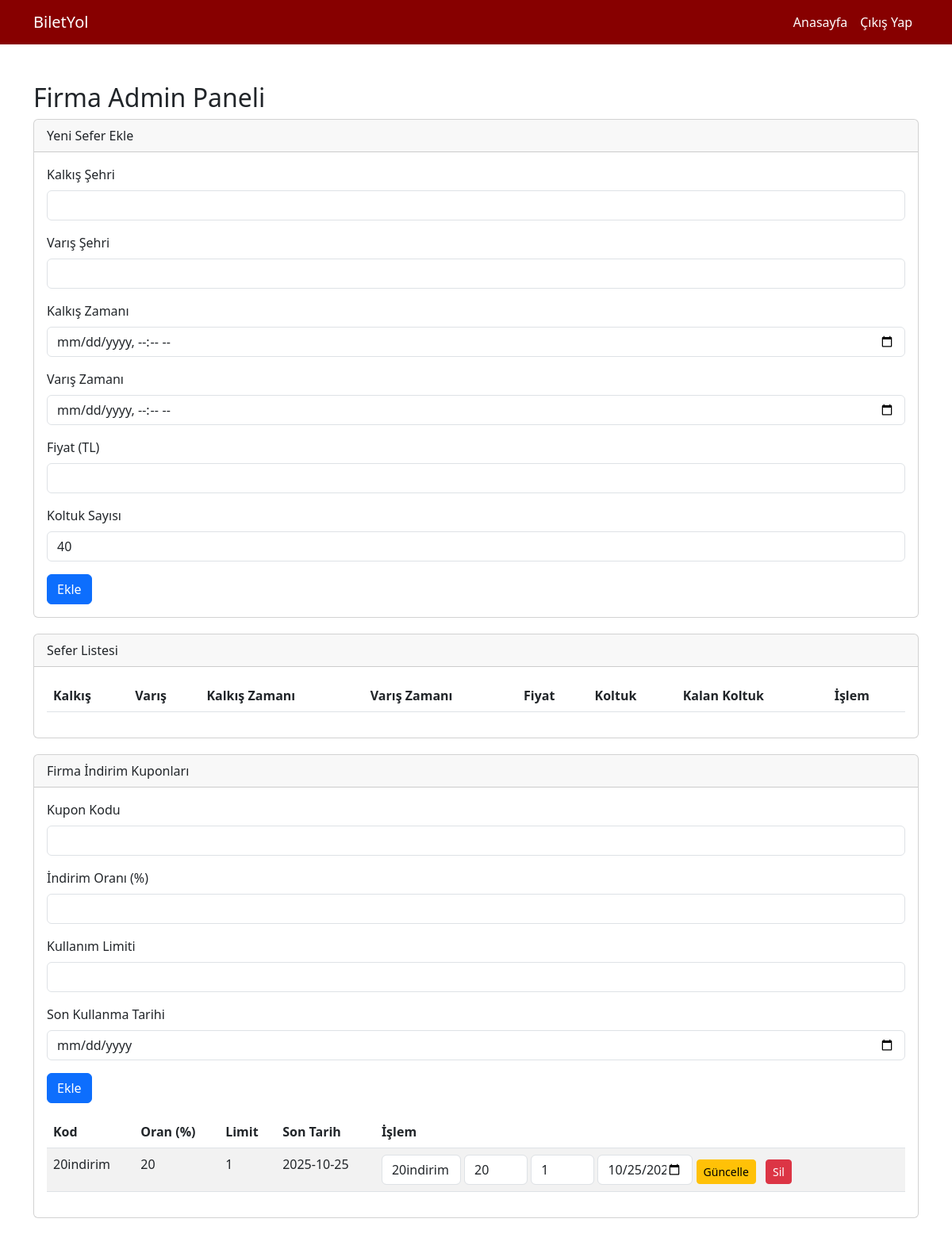
The app's page /frontend/company_admin_panel.php (signed in) with its own data.
### tables this page shows
CREATE TABLE coupons (
            id INTEGER PRIMARY KEY AUTOINCREMENT,
            code TEXT NOT NULL UNIQUE,
            discount_rate REAL NOT NULL CHECK (discount_rate >= 0 AND discount_rate <= 1),
            usage_limit INTEGER NOT NULL CHECK (usage_limit > 0),
            expiry_date DATETIME NOT NULL,
            company_id INTEGER,
            created_at DATETIME DEFAULT CURRENT_TIMESTAMP,
            updated_at DATETIME DEFAULT CURRENT_TIMESTAMP, is_global INTEGER DEFAULT 0,
            FOREIGN KEY (company_id) REFERENCES companies(id) ON DELETE SET NULL
        );

### frontend/company_admin_panel.php (the view, shortened to what this page needs)
<?php
include '../backend/db_connect.php';
$user_id = $_SESSION['user_id'];
$stmt = $db->prepare("SELECT company_id FROM user WHERE id = :id");
$stmt->bindParam(':id', $user_id, PDO::PARAM_INT);
$stmt->execute();
$company_id = $stmt->fetchColumn();
$stmt = $db->prepare("SELECT * FROM coupons WHERE company_id = :company_id AND is_global = 0");
$stmt->bindParam(':company_id', $company_id, PDO::PARAM_INT);
$stmt->execute();
$company_coupons = $stmt->fetchAll(PDO::FETCH_ASSOC);
?>
<!DOCTYPE html>
<html lang="tr">
<head>
    <link href="https://cdn.jsdelivr.net/npm/bootstrap@5.3.0/dist/css/bootstrap.min.css" rel="stylesheet">
    <link href="https://cdnjs.cloudflare.com/ajax/libs/font-awesome/6.0.0-beta3/css/all.min.css" rel="stylesheet">
</head>
<body>
    <nav class="navbar navbar-expand-lg" style="background-color: #870000;">
        <div class="container">
            <a class="navbar-brand text-white" href="../index.php">BiletYol</a>
            <div class="navbar-nav">
                <a class="nav-link text-white" href="../index.php">Anasayfa</a>
                <a class="nav-link text-white" href="logout.php">Çıkış Yap</a>
            </div>
        </div>
    </nav>
    <div class="container mt-5">
        <h2>Firma Admin Paneli</h2>
        <div class="card">
            <div class="card-header">Yeni Sefer Ekle</div>
            <div class="card-body">
                <form method="POST">
                    <div class="mb-3">
                        <label class="form-label">Kalkış Şehri</label>
                        <input type="text" class="form-control" name="departure_city" required>
                    </div>
                    <div class="mb-3">
                        <label class="form-label">Varış Şehri</label>
                        <input type="text" class="form-control" name="destination_city" required>
                    </div>
                    <div class="mb-3">
                        <label class="form-label">Kalkış Zamanı</label>
                        <input type="datetime-local" class="form-control" name="departure_time" required>
                    </div>
                    <div class="mb-3">
                        <label class="form-label">Varış Zamanı</label>
                        <input type="datetime-local" class="form-control" name="arrival_time" required>
                    </div>
                    <div class="mb-3">
                        <label class="form-label">Fiyat (TL)</label>
                        <input type="number" class="form-control" name="price" min="1" step="0.01" required>
                    </div>
                    <div class="mb-3">
                        <label class="form-label">Koltuk Sayısı </label>
                        <input type="number" class="form-control" name="seat_count" min="1" value="40" required>
                    </div>
                    <button type="submit" class="btn btn-primary">Ekle</button>
                </form>
            </div>
        </div>
        <div class="card">
            <div class="card-header">Sefer Listesi</div>
            <div class="card-body">
                <table class="table table-striped">
                    <thead>
                        <tr>
                            <th>Kalkış</th>
                            <th>Varış</th>
                            <th>Kalkış Zamanı</th>
                            <th>Varış Zamanı</th>
                            <th>Fiyat</th>
                            <th>Koltuk</th>
                            <th>Kalan Koltuk</th>
                            <th>İşlem</th>
                        </tr>
                    </thead>
                </table>
            </div>
        </div>
        <div class="card">
            <div class="card-header">Firma İndirim Kuponları</div>
            <div class="card-body">
                <form method="POST" class="mb-3">
                    <div class="mb-3">
                        <label class="form-label">Kupon Kodu</label>
                        <input type="text" class="form-control" name="coupon_code" required>
                    </div>
                    <div class="mb-3">
                        <label class="form-label">İndirim Oranı (%)</label>
                        <input type="number" class="form-control" name="discount_rate" min="1" max="100" required>
                    </div>
                    <div class="mb-3">
                        <label class="form-label">Kullanım Limiti</label>
                        <input type="number" class="form-control" name="usage_limit" min="1" required>
                    </div>
                    <div class="mb-3">
                        <label class="form-label">Son Kullanma Tarihi</label>
                        <input type="date" class="form-control" name="expiry_date" required>
                    </div>
                    <button type="submit" class="btn btn-primary">Ekle</button>
                </form>
                <table class="table table-striped">
                    <thead>
                        <tr>
                            <th>Kod</th>
                            <th>Oran (%)</th>
                            <th>Limit</th>
                            <th>Son Tarih</th>
                            <th>İşlem</th>
                        </tr>
                    </thead>
                    <tbody>
                        <?php foreach ($company_coupons as $coupon): ?>
                            <tr>
                                <td><?php echo htmlspecialchars($coupon['code']); ?></td>
                                <td><?php echo htmlspecialchars($coupon['discount_rate'] * 100); ?></td>
                                <td><?php echo htmlspecialchars($coupon['usage_limit']); ?></td>
                                <td><?php echo htmlspecialchars($coupon['expiry_date']); ?></td>
                                <td>
                                    <form method="POST" style="display:inline;" class="me-2">
                                        <input type="text" name="coupon_code" value="<?php echo htmlspecialchars($coupon['code']); ?>" class="form-control d-inline-block" style="width: 100px;">
                                        <input type="number" name="discount_rate" value="<?php echo htmlspecialchars($coupon['discount_rate'] * 100); ?>" class="form-control d-inline-block" style="width: 80px;">
                                        <input type="number" name="usage_limit" value="<?php echo htmlspecialchars($coupon['usage_limit']); ?>" class="form-control d-inline-block" style="width: 80px;">
                                        <input type="date" name="expiry_date" value="<?php echo htmlspecialchars($coupon['expiry_date']); ?>" class="form-control d-inline-block" style="width: 120px;">
                                        <button type="submit" class="btn btn-warning btn-sm">Güncelle</button>
                                    </form>
                                    <form method="POST" style="display:inline;">
                                        <button type="submit" class="btn btn-danger btn-sm" onclick="return confirm('Silmek istediğinizden emin misiniz?');">Sil</button>
                                    </form>
                                </td>
                            </tr>
                        <?php endforeach; ?>
                    </tbody>
                </table>
            </div>
        </div>
    </div>
</body>
</html>

### frontend/company_admin_panel.php (style rules this page uses)
.card { margin-bottom: 20px; }

### records on screen
coupons: code "20indirim", $coupon['discount_rate']*100 "20", usage_limit "1", expiry_date "2025-10-25", coupon_code "20indirim", discount_rate "20", expiry_date "10/25/2025"
